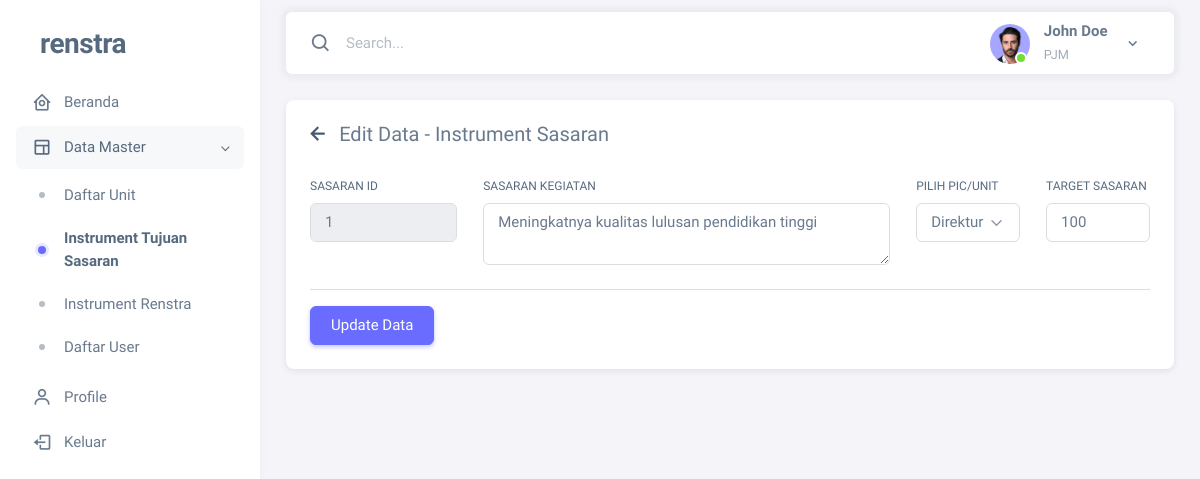
Screenshot of /Views/Form_Edit/InstrumentTujuanSasaran/sasaran.php?sasaran_kegiatan_id=1 with the database file from the repository.
### tables this page shows
CREATE TABLE sasaran_kegiatan(
	sasaran_kegiatan_id INT AUTO_INCREMENT, 
	tujuan_id INT NOT NULL,
	unit_id INT NOT NULL,
	isi_sasaran_kegiatan LONGTEXT, 
	target_sasaran INT,
	PRIMARY KEY(sasaran_kegiatan_id),
	CONSTRAINT FK_TUJUAN 
		FOREIGN KEY(tujuan_id) 
		REFERENCES tujuan(tujuan_id)
		ON DELETE CASCADE
		ON UPDATE CASCADE, 
	CONSTRAINT FK_UNIT_1
		FOREIGN KEY(unit_id)
		REFERENCES unit(unit_id)
		ON DELETE CASCADE
		ON UPDATE CASCADE
);

### Views/Form_Edit/InstrumentTujuanSasaran/sasaran.php (the view, shortened to what this page needs)
<?php
include('../../../config.php');
if ($_SERVER["REQUEST_METHOD"] == 'GET') {
    if (isset($_GET['sasaran_kegiatan_id'])) {
        $sasaran_kegiatan_id = $_GET['sasaran_kegiatan_id'];
        $query_sasaran = "SELECT
                        sasaran_kegiatan_id as id,
                        tujuan_id,
                        unit_id as unit,
                        isi_sasaran_kegiatan as sasaran,
                        target_sasaran
                    FROM
                        sasaran_kegiatan
                    WHERE
                        sasaran_kegiatan_id = '$sasaran_kegiatan_id'
                    ";
        $fetch_query = mysqli_query($connection, $query_sasaran);
        $data_sasaran = mysqli_fetch_array($fetch_query);
    }
}
?>
<!DOCTYPE html>
<html lang="en" class="light-style layout-menu-fixed" dir="ltr" data-theme="theme-default" data-assets-path="../../assets/" data-template="vertical-menu-template-free">
<head>
    <?php
    include ('../../Layout/head.php');
    ?>
</head>
<body>
    <div class="layout-wrapper layout-content-navbar">
        <div class="layout-container">
            <?php
            include "../../Layout/sidebar.php";
            ?>
            <div class="layout-page">
                <?php
                include '../../Layout/navbar.php';
                ?>
                <div class="content-wrapper">
                    <div class="container-xxl flex-grow-1 container-p-y">
                        <div class="card">
                            <div class="d-flex flex-row align-items-center back-menu">
                                <a href="../../instrument_tujuan_sasaran.php"><i class='bx bx-left-arrow-alt text-black me-2' style="font-size: 26px;"></i></a>
                                <span class="me-3" style="font-size: 20px;">Edit Data - Instrument Sasaran</span>
                            </div>
                            <div class="card-body">
                                <form action="../../../Controllers/Update_Data/instrument_tujuan_sasaran.php?sasaran_kegiatan_id" method="POST" id="nestedForm">
                                    <div class="ikuk-fields">
                                        <div class="ikuk-template">
                                            <div class="row mb-4 d-flex align-align-items-start justify-content-start">
                                                <div class="" style="width: 20%;">
                                                    <div class="tujuan-container">
                                                        <label for="" class="form-label">Sasaran ID</label>
                                                        <input type="text" class="form-control" colspan="2" name="sasaran_kegiatan_id" id="sasaran_kegiatan_id" placeholder="Tujuan Id........" aria-describedby="defaultFormControlHelp" value="<?php echo $data_sasaran['id']; ?>" disabled/>
                                                    </div>
                                                </div>
                                                <div class="" style="width: 50%;">
                                                    <div class="">
                                                        <label for= "" class="form-label">Sasaran Kegiatan</label>
                                                        <textarea type="text" class="form-control " name="isi_sasaran_kegiatan" id="isi_sasaran_kegiatan" placeholder="Masukkan Sasaran Kegiatan....." aria-describedby="defaultFormControlHelp" value=""><?php echo $data_sasaran['sasaran']; ?></textarea>
                                                    </div>
                                                </div>
                                                <div class="" style="width: 15%;">
                                                    <div class="pic-container">
                                                        <label for="picSelect" class="form-label">Pilih PIC/Unit</label>
                                                        <select class="form-select" name="unit_id_sasaran" id="unit_id_sasaran">
                                                            <?php
                                                            $query = mysqli_query($connection, "SELECT unit_id, nama_unit FROM unit ORDER BY unit_id");
                                                            while ($data = mysqli_fetch_array($query)) {
                                                                $selected = in_array($data['unit_id'], $data_sasaran) ? 'selected' : '';
                                                            ?>
                                                                <option value="<?php echo $data['unit_id']; ?>" <?php echo $selected; ?>><?php echo $data['nama_unit']; ?></option>
                                                            <?php
                                                            }
                                                            ?>
                                                        </select>
                                                    </div>
                                                </div>
                                                <div class="" style="width: 15%;">
                                                    <div class="">
                                                        <label for="" class="form-label">Target Sasaran</label>
                                                        <input type="number" class="form-control" name="target_sasaran" id="target_sasaran" placeholder="Target Sasaran...." aria-describedby="defaultFormControlHelp" value="<?php echo $data_sasaran['target_sasaran'] ?>"></input>
                                                    </div>
                                                </div>
                                            </div>
                                        </div>
                                    </div>
                                    <hr>
                                    <div class="d-flex justify-content-start">
                                        <button type="submit" class="btn btn-primary">Update Data</button>
                                    </div>
                                </form>
                            </div>
                        </div>
                    </div>
                </div>
</body>
</html>

### assets/css/style.css (style rules this page uses)
.back-menu { padding-top: 1.2rem; padding-left: 1.2rem; }

### rows the page displays
sasaran_kegiatan: sasaran_kegiatan_id "1", isi_sasaran_kegiatan "Meningkatnya kualitas lulusan pendidikan tinggi", target_sasaran "100"

### other values shown
form field unit_id_sasaran "Direktur"
